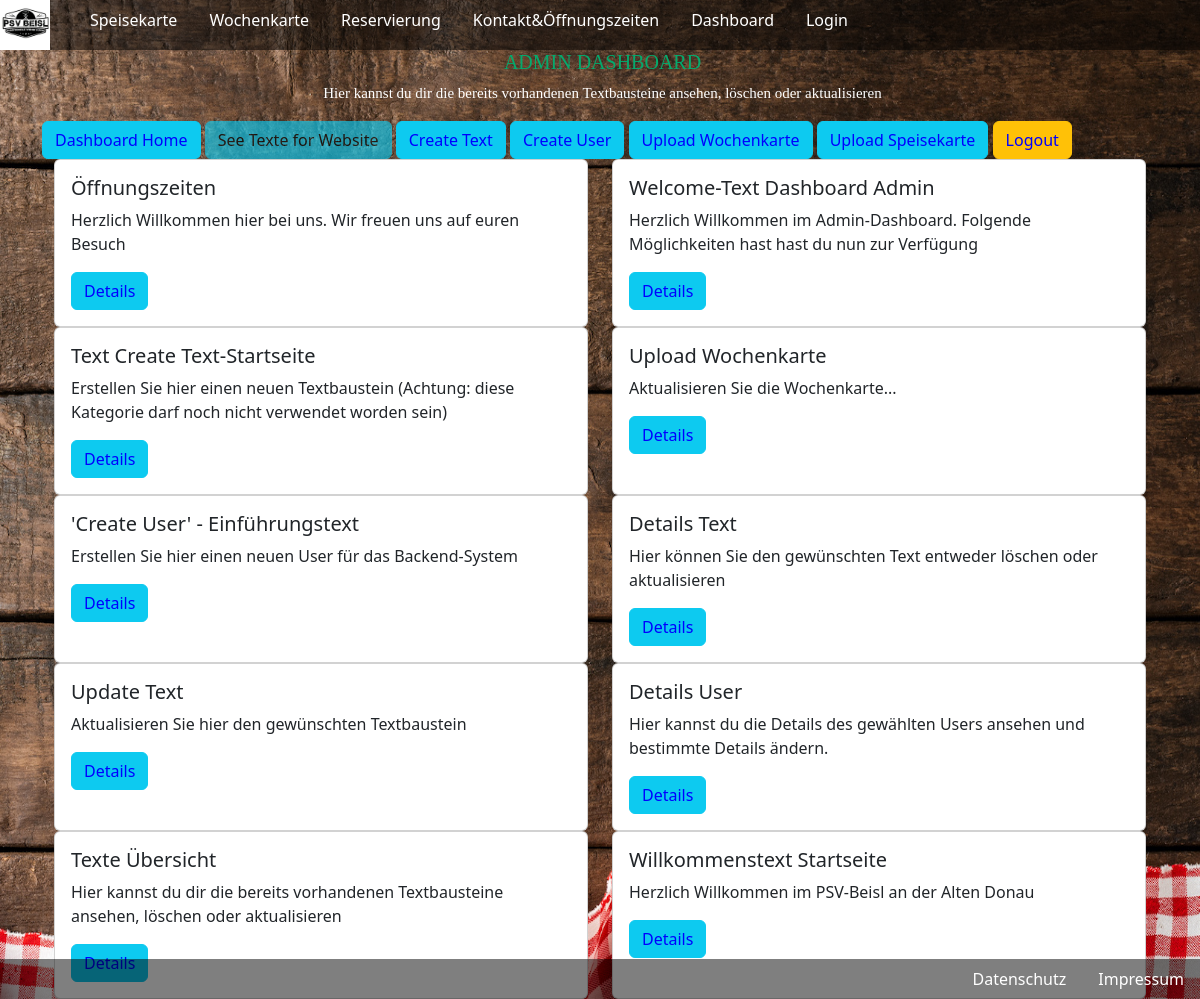
/texte.php (signed in), run on an earlier commit of the app's database.
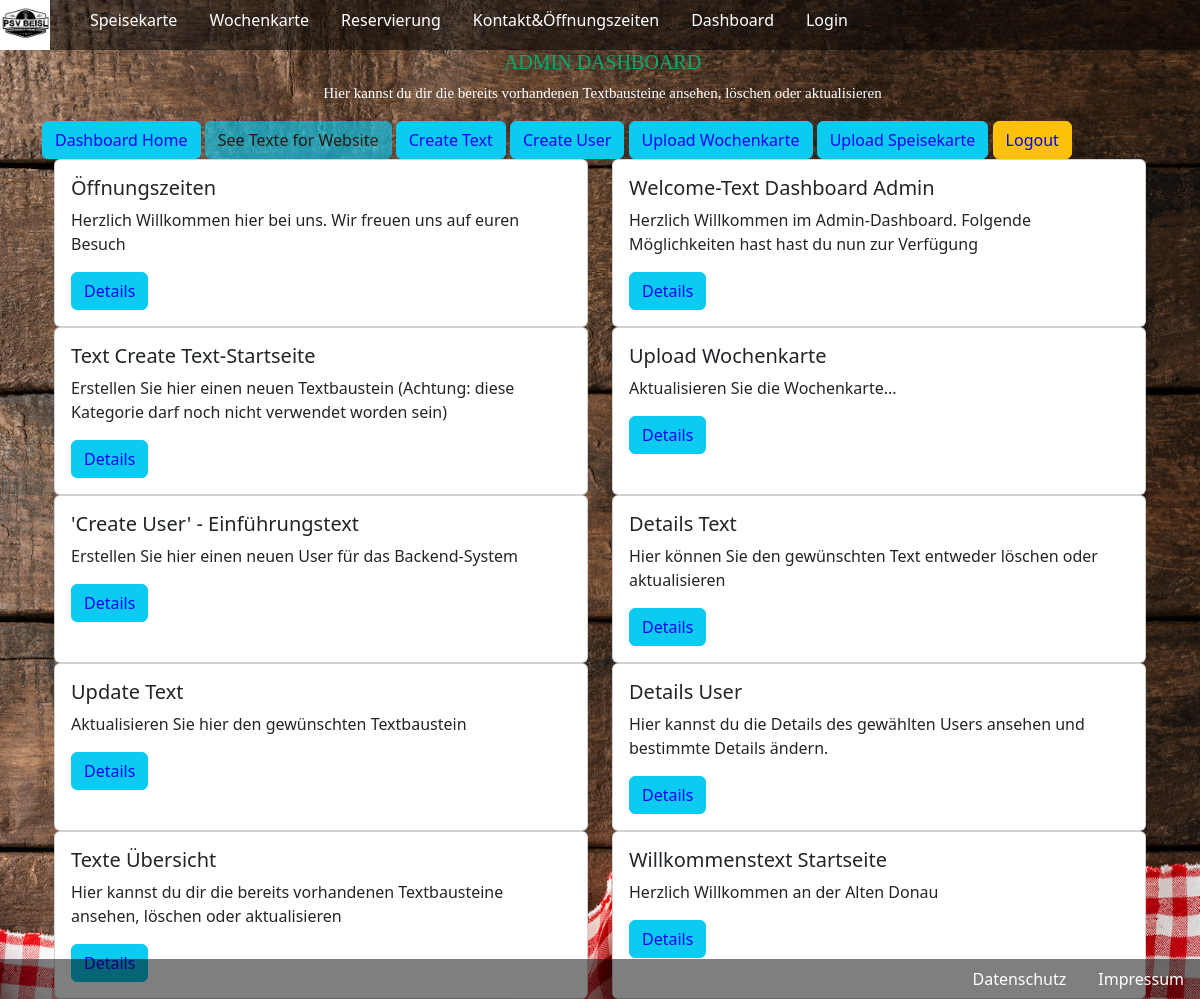
And on a later commit of the database.
### tables this page shows
CREATE TABLE `standardtexte` (
  `stexte_id` int(11) NOT NULL,
  `stext` varchar(2000) DEFAULT NULL,
  `fk_textart` int(11) NOT NULL
);

### texte.php (the view, shortened to what this page needs)
<?php
  require_once "includes/db_connect.php";
  $sql="SELECT standardtexte.stext, text_art.textart FROM standardtexte INNER JOIN text_art ON standardtexte.fk_textart = text_art.art_id where art_id=5";
  $result = mysqli_query ($connect, $sql);
  $row=mysqli_fetch_assoc($result);
  $admin_textarea = $row["stext"];
    require_once "includes/db_connect.php";
    $sql="SELECT * FROM standardtexte INNER JOIN text_art ON standardtexte.fk_textart = text_art.art_id;";
    $result = mysqli_query ($connect, $sql);
    $layout ="";
    $layout2 = "";
    if (mysqli_num_rows ($result) > 0){
        while($row = mysqli_fetch_assoc($result)){
                $layout2 .= "
                <div class='col-sm-6 d-grid gap-1  w-20'>
                    <div class='card'>
                        <div class='card-body'>
                          <h5 class='card-title'>{$row["textart"]}</h5>
                          <p class='card-text'>{$row["stext"]}</p>
                          <a class='btn btn-info' href='details_text.php?id={$row["stexte_id"]}'>Details</a>
                        </div>
            </div>
          </div>
                ";
        };
    }else{
        $layout .= "no result";
    };
?>
<!DOCTYPE html>
<html lang="en">
<head>
  <link rel="stylesheet" href="includes/css/beisl23.css">
  <link rel="stylesheet" href="includes/css/bootstrap.css">
</head>
<body>
<nav class="nav nav-pills flex-column flex-sm-row opacity_dark50">
<ul class="nav nav-pills">
<a class="navbar-brand" href="index.php"><img src="media/Logos/psvbeisl.png" height="50"></a>
    <button class="navbar-toggler" type="button" data-bs-toggle="collapse" data-bs-target="#navbarNavDropdown" aria-controls="navbarNavDropdown" aria-expanded="false" aria-label="Toggle navigation">
      <span class="navbar-toggler-icon"></span>
    </button>
  <li class="nav-item">
    <a class="nav-link text-white" href="speisekarte.php">Speisekarte</a>
  </li>
  <li class="nav-item">
    <a class="nav-link text-white" href="wochenkarte.php">Wochenkarte</a>
  </li>
  <li class="nav-item">
    <a class="nav-link text-white" href="reservierung.php">Reservierung</a>
  </li>
  <li class="nav-item">
    <a class="nav-link text-white" href="kontakt.php">Kontakt&Öffnungszeiten</a>
  </li>
  <li class="nav-item">
    <a class="nav-link text-white" href="dashboard.php" tabindex="-1" aria-disabled="true">Dashboard</a>
  </li>
  <li class="nav-item">
    <a class="nav-link text-white" href="login.php" tabindex="-1" aria-disabled="true">Login</a>
  </li>
</ul>
</nav>
<div class="container">
                <h1 class="title_hours textcenter">ADMIN DASHBOARD</h1>
                <p class="hours textcenter"> <?php echo $admin_textarea ?></p>
                <a href='dashboard.php' class='btn btn-info'>Dashboard Home</a>
                <a href='texte.php' class='btn btn-info disabled'>See Texte for Website</a>
                <a href='create_text.php' class='btn btn-info'>Create Text</a>
                <a href='createuser.php' class='btn btn-info'>Create User</a>
                <a href='update_wochenkarte.php'  class='btn btn-info'>Upload Wochenkarte</a>
                <a href='update_speisekarte.php'  class='btn btn-info'>Upload Speisekarte</a>
                <a href='logout.php?logout' class='btn btn-warning'>Logout</a>
                <br>
  </div>
  <div class="container">
    <div class="container">
      <div class="row">
          <?php
              echo $layout2;
          ?>
      </div>
    </div>
</div>
<div class="nav nav-pills flex-column  d-flex opacity_dark50 fixed-bottom">
        <ul class="nav nav-pills justify-content-end d-flex">
          <li class="nav-item">
            <a class="nav-link text-white" aria-current="datenschutz.php" href="datenschutz.php">Datenschutz</a>
          </li>
          <li class="nav-item">
            <a class="nav-link text-white" href="impressum.php">Impressum</a>
          </li>
      </ul>
</div>
</body>
</html>

What changed in the data, as far as the page shows it:
changed standardtexte: stext "Herzlich Willkommen im PSV-Beisl an der Alten Donau" → "Herzlich Willkommen an der Alten Donau"
